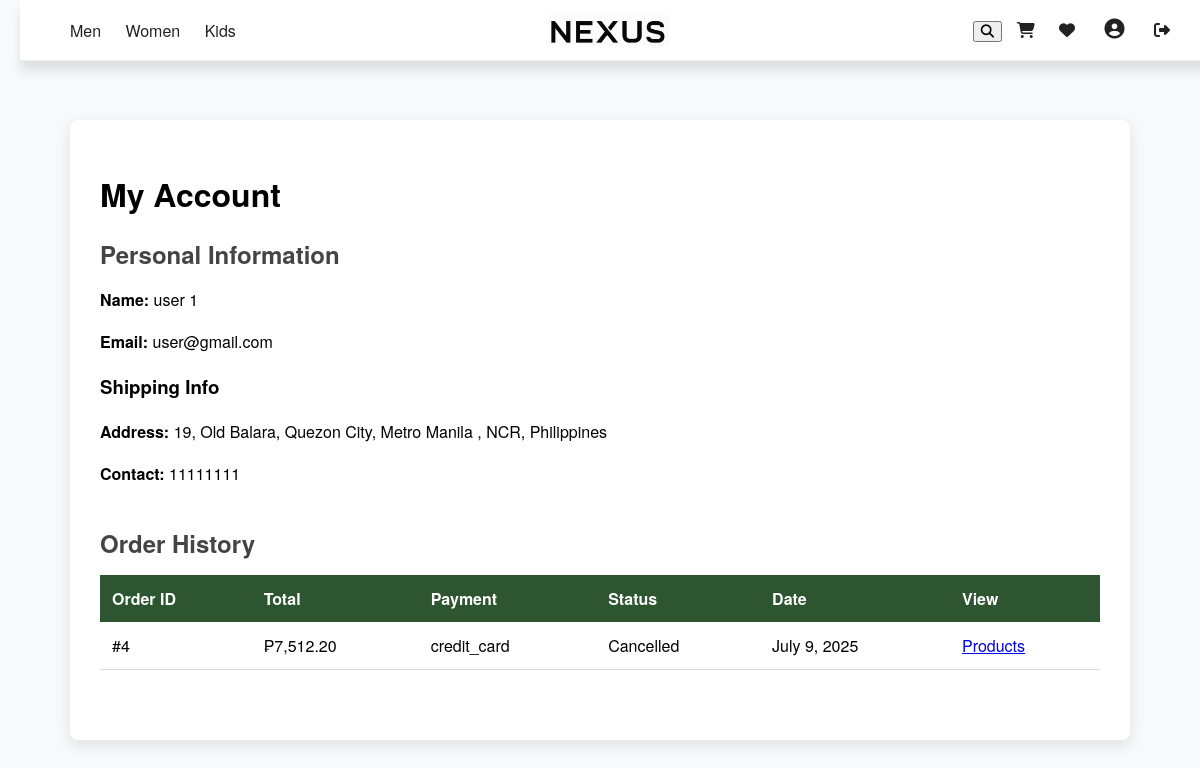
Page /pages/account.php (signed in) on the committed database.
### tables this page shows
CREATE TABLE `users` (
  `id` int(11) NOT NULL,
  `email` varchar(255) NOT NULL,
  `password` varchar(255) NOT NULL,
  `name` varchar(100) DEFAULT NULL,
  `surname` varchar(100) DEFAULT NULL
);

CREATE TABLE `user_info` (
  `id` int(11) NOT NULL,
  `user_id` int(11) NOT NULL,
  `country` varchar(100) DEFAULT NULL,
  `region` varchar(100) DEFAULT NULL,
  `province` varchar(100) DEFAULT NULL,
  `city_municipality` varchar(100) DEFAULT NULL,
  `barangay` varchar(100) DEFAULT NULL,
  `street` varchar(255) DEFAULT NULL,
  `contact_number` varchar(20) DEFAULT NULL,
  `created_at` timestamp NOT NULL DEFAULT current_timestamp()
);

CREATE TABLE `orders` (
  `id` int(11) NOT NULL,
  `user_id` int(11) NOT NULL,
  `total_amount` decimal(10,2) DEFAULT NULL,
  `status` enum('pending','processing','shipped','delivered','cancelled') DEFAULT 'pending',
  `created_at` datetime DEFAULT current_timestamp(),
  `payment_method` varchar(50) NOT NULL,
  `user_info_id` int(11) DEFAULT NULL
);

### pages/account.php (the view, shortened to what this page needs)
<?php
include("../includes/database.php");
include("../includes/header.php");
$user_id = $_SESSION['user_id'];
$sql_user = "SELECT * FROM users WHERE id = ?";
$stmt = $conn->prepare($sql_user);
$stmt->bind_param("i", $user_id);
$stmt->execute();
$user = $stmt->get_result()->fetch_assoc();
$sql_info = "SELECT * FROM user_info WHERE user_id = ? ORDER BY created_at DESC LIMIT 1";
$stmt = $conn->prepare($sql_info);
$stmt->bind_param("i", $user_id);
$stmt->execute();
$user_info = $stmt->get_result()->fetch_assoc();
$sql_orders = "SELECT * FROM orders WHERE user_id = ? ORDER BY created_at DESC";
$stmt = $conn->prepare($sql_orders);
$stmt->bind_param("i", $user_id);
$stmt->execute();
$orders = $stmt->get_result()->fetch_all(MYSQLI_ASSOC);
?>
<!DOCTYPE html>
<html lang="en">
<head>
    <link rel="stylesheet" href="../assets/css/account.css">
</head>
<body>
    <div class="account-container">
        <h1>My Account</h1>
        <section class="user-info">
            <h2>Personal Information</h2>
            <p><strong>Name:</strong> <?= htmlspecialchars($user['name']) ?> <?= htmlspecialchars($user['surname']) ?>
            </p>
            <p><strong>Email:</strong> <?= htmlspecialchars($user['email']) ?></p>
            <?php if ($user_info): ?>
            <h3>Shipping Info</h3>
            <p><strong>Address:</strong> <?= htmlspecialchars($user_info['street']) ?>,
                <?= htmlspecialchars($user_info['barangay']) ?>,
                <?= htmlspecialchars($user_info['city_municipality']) ?>,
                <?= htmlspecialchars($user_info['province']) ?>,
                <?= htmlspecialchars($user_info['region']) ?>,
                <?= htmlspecialchars($user_info['country']) ?>
            </p>
            <p><strong>Contact:</strong> <?= htmlspecialchars($user_info['contact_number']) ?></p>
            <?php else: ?>
            <p>No shipping info available.</p>
            <?php endif; ?>
        </section>
        <section class="orders">
            <h2>Order History</h2>
            <?php if (count($orders) > 0): ?>
            <table>
                <thead>
                    <tr>
                        <th>Order ID</th>
                        <th>Total</th>
                        <th>Payment</th>
                        <th>Status</th>
                        <th>Date</th>
                        <th>View</th>
                    </tr>
                </thead>
                <tbody>
                    <?php foreach ($orders as $order): ?>
                    <tr>
                        <td>#<?= $order['id'] ?></td>
                        <td>₱<?= number_format($order['total_amount'], 2) ?></td>
                        <td><?= htmlspecialchars($order['payment_method']) ?></td>
                        <td><?= ucfirst($order['status']) ?></td>
                        <td><?= date('F j, Y', strtotime($order['created_at'])) ?></td>
                        <td><a href="view_order.php?id=<?= $order['id'] ?>">Products</a></td>
                    </tr>
                    <?php endforeach; ?>
                </tbody>
            </table>
            <?php else: ?>
            <p>You haven’t placed any orders yet.</p>
            <?php endif; ?>
        </section>
    </div>
</body>
</html>

### assets/css/header.css (style rules this page uses)
body { margin: 0; font-family: "Helvetica Neue", Helvetica, Arial, sans-serif; }

### assets/css/account.css (style rules this page uses)
body { margin: 0; font-family: "Helvetica Neue", sans-serif; background-color: #f8f9fa; padding: 20px; }
.account-container { max-width: 1000px; margin: 100px auto 40px; background: white; padding: 30px; border-radius: 8px; box-shadow: 0 5px 15px rgba(0,0,0,0.1); }
.account-container h1 { font-size: 32px; margin-bottom: 20px; color: #000000; }
.user-info, .orders { margin-bottom: 40px; }
.user-info h2, .orders h2 { font-size: 24px; margin-bottom: 15px; color: #444; }
.user-info p, .orders p { font-size: 16px; line-height: 1.6; }
table { width: 100%; border-collapse: collapse; background-color: #fff; }
thead th { background-color: #2c5530; color: white; padding: 12px; text-align: left; }
tbody td { padding: 12px; border-bottom: 1px solid #ddd; }

### rows in the picture
users: name "user", surname "1", email "user@gmail.com"
user_info: street "19", barangay "Old Balara", city_municipality "Quezon City", province "Metro Manila", region "NCR", country "Philippines", contact_number "11111111"
orders: id "4", total_amount "7,512.20", payment_method "credit_card", status "Cancelled", created_at "July 9, 2025"
